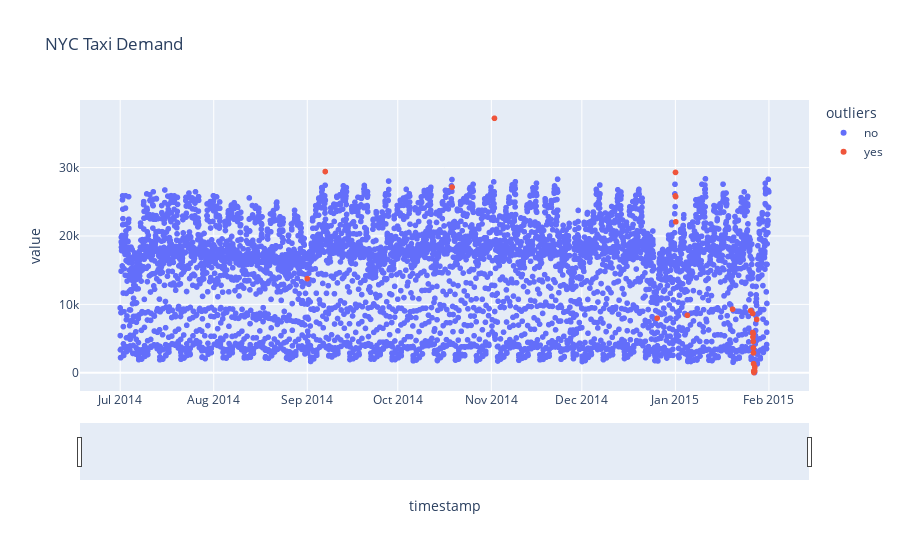

The notebook cell this image was saved under:
### Code cell
fig = px.scatter(df_final, x='timestamp', y='value', color='outliers', hover_data=['weekday','hour','value_avg'], title='NYC Taxi Demand')

fig.update_xaxes(
    rangeslider_visible=True,
)
fig.show()

### Figure 1 — Plotly figure (JSON) as saved in the notebook; plotly's stock layout.template omitted (floating-point values rounded to 4 significant figures; data arrays with more than 128 entries replaced by an {"elided": "..."} marker saying what was removed)
{"data": [{"customdata": {"elided": "5134x3 mixed values"}, "hovertemplate": "outliers=no<br>timestamp=%{x}<br>value=%{y}<br>weekday=%{customdata[0]}<br>hour=%{customdata[1]}<br>value_avg=%{customdata[2]}<extra></extra>", "legendgroup": "no", "marker": {"color": "#636efa", "symbol": "circle"}, "mode": "markers", "name": "no", "showlegend": true, "type": "scattergl", "x": {"elided": "5134 str values"}, "xaxis": "x", "y": {"elided": "5134 float values"}, "yaxis": "y"}, {"customdata": [["Monday", 0, 8020.0], ["Saturday", 23, 25190.0], ["Sunday", 0, 23900.0], ["Sunday", 1, 21590.0], ["Thursday", 23, 20730.0], ["Thursday", 0, 12700.0], ["Thursday", 1, 8133.0], ["Thursday", 2, 5350.0], ["Thursday", 3, 3683.0], ["Sunday", 23, 11690.0], ["Monday", 23, 12863], ["Sunday", 23, 11690.0], ["Monday", 15, 16830.0], ["Monday", 16, 14830.0], ["Monday", 17, 17710.0], ["Monday", 18, 21190.0], ["Monday", 19, 21260.0], ["Monday", 20, 19880.0], ["Monday", 21, 19200.0], ["Monday", 22, 17190.0], ["Monday", 23, 12863], ["Tuesday", 0, 8484.0], ["Tuesday", 1, 5028.0], ["Tuesday", 7, 15310.0], ["Tuesday", 8, 18500.0], ["Tuesday", 23, 16220.0]], "hovertemplate": "outliers=yes<br>timestamp=%{x}<br>value=%{y}<br>weekday=%{customdata[0]}<br>hour=%{customdata[1]}<br>value_avg=%{customdata[2]}<extra></extra>", "legendgroup": "yes", "marker": {"color": "#EF553B", "symbol": "circle"}, "mode": "markers", "name": "yes", "showlegend": true, "type": "scattergl", "x": ["2014-09-01T00:00:00", "2014-09-06T23:00:00", "2014-10-19T00:00:00", "2014-11-02T01:00:00", "2014-12-25T23:00:00", "2015-01-01T00:00:00", "2015-01-01T01:00:00", "2015-01-01T02:00:00", "2015-01-01T03:00:00", "2015-01-04T23:00:00", "2015-01-19T23:00:00", "2015-01-25T23:00:00", "2015-01-26T15:00:00", "2015-01-26T16:00:00", "2015-01-26T17:00:00", "2015-01-26T18:00:00", "2015-01-26T19:00:00", "2015-01-26T20:00:00", "2015-01-26T21:00:00", "2015-01-26T22:00:00", "2015-01-26T23:00:00", "2015-01-27T00:00:00", "2015-01-27T01:00:00", "2015-01-27T07:00:00", "2015-01-27T08:00:00", "2015-01-27T23:00:00"], "xaxis": "x", "y": [13763, 29420.0, 27150.0, 37200.0, 7978.0, 25850, 29292, 25750.0, 22067, 8402, 9294.0, 9077, 8670, 5888.0, 5221, 5704.0, 4566.0, 3630.0, 2907, 1324.0, 243, 94.5, 39.5, 274, 809.5, 7792], "yaxis": "y"}], "layout": {"autosize": true, "legend": {"title": {"text": "outliers"}, "tracegroupgap": 0}, "title": {"text": "NYC Taxi Demand"}, "xaxis": {"anchor": "y", "autorange": true, "domain": [0, 1], "range": ["2014-06-18 05:45:28.7671", "2015-02-13 17:14:31.2329"], "rangeslider": {"autorange": true, "range": ["2014-06-18 05:45:28.7671", "2015-02-13 17:14:31.2329"], "visible": true, "yaxis": {"_template": null, "rangemode": "match"}}, "title": {"text": "timestamp"}, "type": "date"}, "yaxis": {"anchor": "x", "autorange": true, "domain": [0, 1], "range": [-2965.0, 40180.0], "title": {"text": "value"}, "type": "linear"}}}
